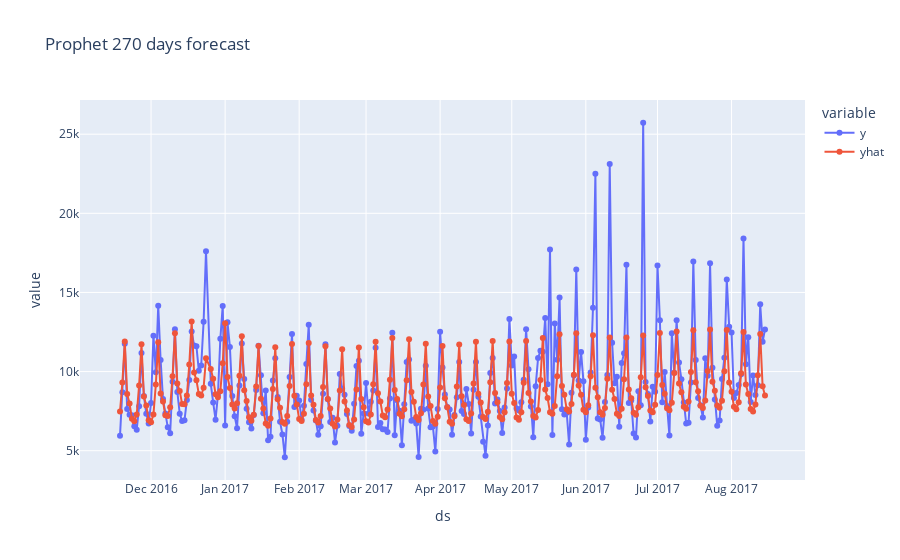

This figure's notebook cell:
### Markdown cell above
### <b>270 Days predict</b>

### Code cell
window = 270
train, test = fbp_set[:-window], fbp_set[-window:]

# init and fit the model
m = Prophet()
m.fit(train)

# Create Future dates
future_sales = m.make_future_dataframe(periods=271)

# Predict sales
forecast = m.predict(future_sales)
forecast[['ds', 'yhat', 'yhat_lower', 'yhat_upper']].head()

# merge test set with forecasted values
benchmark_df = test.merge(forecast[["ds", "yhat"]], on="ds", how="left")

# Plot actual and forecasted data
fig = px.line(benchmark_df, x='ds', y=["y", "yhat"], markers=True, title="Prophet 270 days forecast")
# # Show plot 
fig.show()

evaluate_forecasting_model(
    actual_values=benchmark_df['y'],
    predicted_values=benchmark_df['yhat'],
    round_nbr=3
)

### Figure 1 — Plotly figure (JSON) as saved in the notebook; plotly's stock layout.template omitted (floating-point values rounded to 4 significant figures; data arrays with more than 128 entries replaced by an {"elided": "..."} marker saying what was removed)
{"data": [{"hovertemplate": "variable=y<br>ds=%{x}<br>value=%{y}<extra></extra>", "legendgroup": "y", "line": {"color": "#636efa", "dash": "solid"}, "marker": {"symbol": "circle"}, "mode": "lines+markers", "name": "y", "orientation": "v", "showlegend": true, "type": "scatter", "x": {"elided": "270 str values"}, "xaxis": "x", "y": {"elided": "270 float values"}, "yaxis": "y"}, {"hovertemplate": "variable=yhat<br>ds=%{x}<br>value=%{y}<extra></extra>", "legendgroup": "yhat", "line": {"color": "#EF553B", "dash": "solid"}, "marker": {"symbol": "circle"}, "mode": "lines+markers", "name": "yhat", "orientation": "v", "showlegend": true, "type": "scatter", "x": {"elided": "270 str values"}, "xaxis": "x", "y": {"elided": "270 float values"}, "yaxis": "y"}], "layout": {"legend": {"title": {"text": "variable"}, "tracegroupgap": 0}, "title": {"text": "Prophet 270 days forecast"}, "xaxis": {"anchor": "y", "domain": [0, 1], "title": {"text": "ds"}}, "yaxis": {"anchor": "x", "domain": [0, 1], "title": {"text": "value"}}}}
